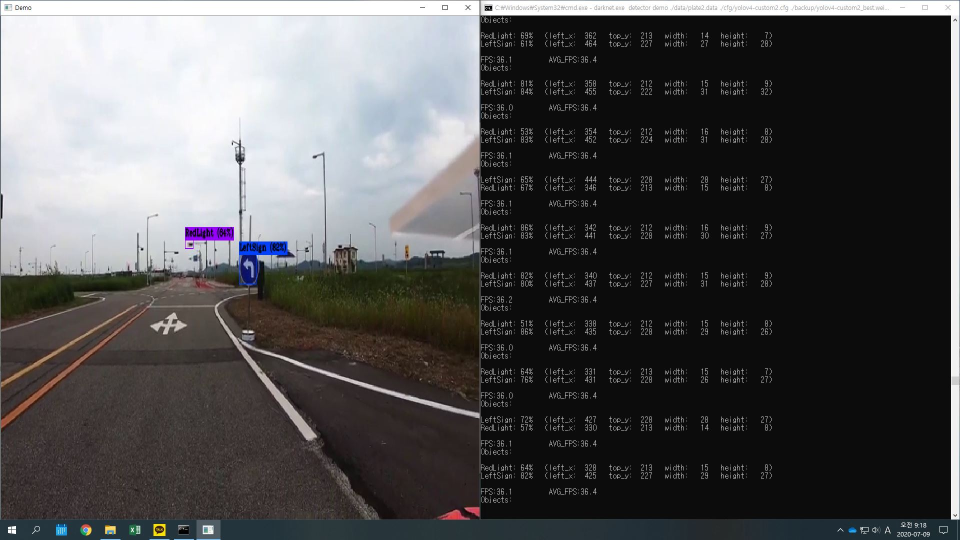
#> input picture Vision/vision/image/recognition.jpg, 1920 x 1080 px, given in place of challenge.mp4, which was not available (shown at 1/2 size)
$ python lane_detect_ver2.py
#> lines starting #> are read from the running program, lines starting #| are printed output that depends on the picture; after the words box and inside, x2 and y2 are one past the last pixel; in counts of white or black regions, pixels touching at a corner belong together; pictures that were not available may be replaced by others from this repository, and a replacement may not be noted
# 2020.02 ~ 2020.05.
# 김용빈
# 차선인식 알고리즘
# https://www.youtube.com/watch?v=eLTLtUVuuy4
# 위의 유튜브 사이트 참고
# 파이썬 3.8
# openCV 4.12 사용

# -------알고리즘 순서---------
# 프레임 받아오기
# 프레임 사이즈 변환
# 케니 엣지 디텍션 (canny)
# ROI 설정 (region_of_interest)
# 허프변환
# 예상 차선 성분들 검출 (average -> make_points)
# 차선 직선으로 그려주고, 현재각 받아오기 (draw_line -> display_base_line -> stabilize_angle)
# -----------------------------


# --------------------------------- 함수 정의 ------------------------------------------------
import cv2
import numpy as np
import math
from matplotlib import pyplot as plt

lower_yellow = np.array([0, 70, 120], dtype=np.uint8)
upper_yellow = np.array([179, 255, 255], dtype=np.uint8)

lower_white = np.array([150, 150, 150], dtype=np.uint8)
upper_white = np.array([255, 255, 255], dtype=np.uint8)


def bird_eyes_view(frame):
    image = frame[int(frame.shape[0]*3/5):frame.shape[0], 0:frame.shape[1]]

    height,width = image.shape[0:2]

    src = np.float32(
        [[0, height], [width, height], [0, 0], [width, 0]])
    dst = np.float32(
        [[width*2/5, height], [width*3/5, height], [0, 0], [width, 0]])
    M = cv2.getPerspectiveTransform(src, dst)  # The transformation matrix
    Minv = cv2.getPerspectiveTransform(dst, src)  # Inverse transformation

    bird_image = cv2.warpPerspective(image, M, (width, height))

    return bird_image

# 캐니 엣지 디텍션 (그레이 변환, 가우시안블러(커널사이즈 5), 캐니엣지 디텍션)
def canny(image):
    gray = cv2.cvtColor(image, cv2.COLOR_RGB2GRAY)
    blur = cv2.GaussianBlur(gray, (5, 5), 0)
    canny_image = cv2.Canny(blur, 50, 150)
    return canny_image

# ----------------------- 프로그램 main부분 ------------------------------


cap = cv2.VideoCapture("challenge.mp4")
#cap = cv2.VideoCapture("lane_keep_test.mp4")
while(cap.isOpened()):
    _, frame = cap.read()
#> frame is the input picture: shape (1080, 1920, 3); mean B, G, R 82.2, 81.5, 82.1

    image = cv2.resize(frame, dsize=(640, 360))
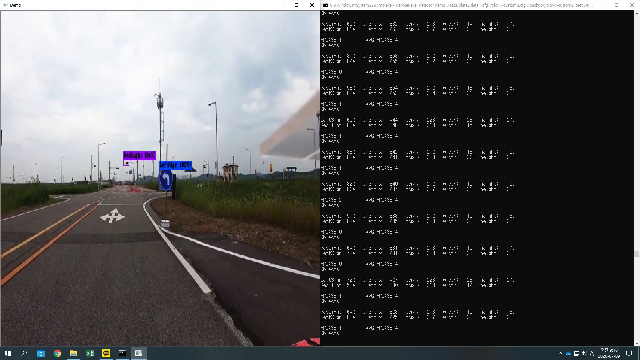
#> image: shape (360, 640, 3); mean B, G, R 82.3, 81.6, 82.2
    bird_image = bird_eyes_view(image)
#> in bird_eyes_view, `image = frame[int(frame.shape[0]*3/5):frame.shape[0], 0:frame.shape[1]]`:
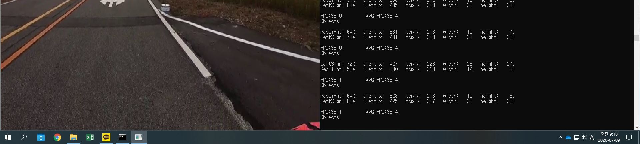
#> image: shape (144, 640, 3); mean B, G, R 38.4, 39.2, 42.2
#> in bird_eyes_view, `bird_image = cv2.warpPerspective(image, M, (width, height))`:
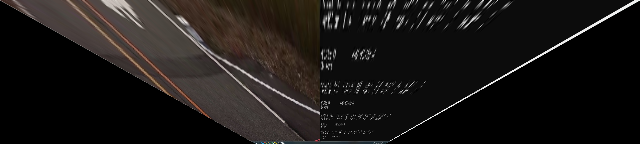
#> bird_image: shape (144, 640, 3); mean B, G, R 22.3, 24.1, 27.3
    #gray_image = cv2.cvtColor(bird_image, cv2.COLOR_RGB2GRAY)
    #blur_image = cv2.GaussianBlur(gray_image, (5, 5), 0)
    #binary_image = cv2.adaptiveThreshold(blur_image, 255, cv2.ADAPTIVE_THRESH_GAUSSIAN_C, cv2.THRESH_BINARY, 21, 5)

    hsv_image = cv2.cvtColor(bird_image, cv2.COLOR_BGR2HSV)
#> hsv_image: shape (144, 640, 3); mean H, S, V 7.5, 22.2, 27.4

    # HSV, RGB 필터링으로 영상을 이진화 함
    yellow_image = cv2.inRange(hsv_image, lower_yellow, upper_yellow)
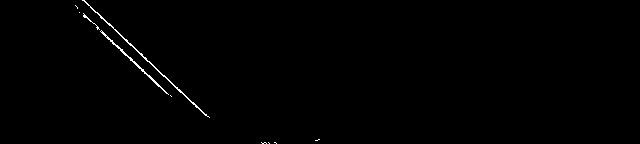
#> yellow_image: shape (144, 640); 0.54% white in thin lines or dots, all inside (x1, y1, x2, y2) = (75, 0, 320, 144)

    #yellow_image = yellow_image[:, int(yellow_image.shape[1]/5):int(yellow_image.shape[1]*5/9)]

    kernel = cv2.getStructuringElement(cv2.MORPH_RECT, (3, 3))
    morph_image = cv2.morphologyEx(yellow_image, cv2.MORPH_CLOSE, kernel, iterations=3)
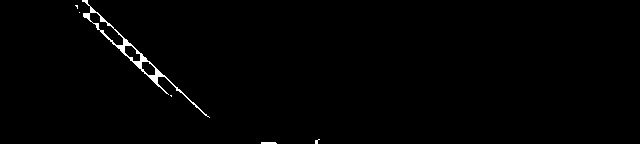
#> morph_image: shape (144, 640); 0.86% white; 6 white regions (4 under 20 px), largest, box (x1, y1, x2, y2) and area: (82, 0, 210, 118) 741, (261, 142, 277, 144) 31

    """
    for i in range(0,morph_image.shape[0]):
        for j in range(10,morph_image.shape[1]):
            if (morph_image[i,morph_image.shape[1]-j-1] == 255):
                #cv2.circle(morph_image, (morph_image.shape[1]-j-1, i), 5, (255,0,0), 3)
                break
    """

    #canny_image = cv2.Canny(yellow_image, 50, 150)
    #white_image = cv2.inRange(bird_image, lower_white, upper_white)


    cv2.imshow("src", morph_image)
    cv2.imshow("result", bird_image)
    cv2.imshow("binary", image)
    cv2.waitKey(1)

# -------------------------------------------------------------------------
